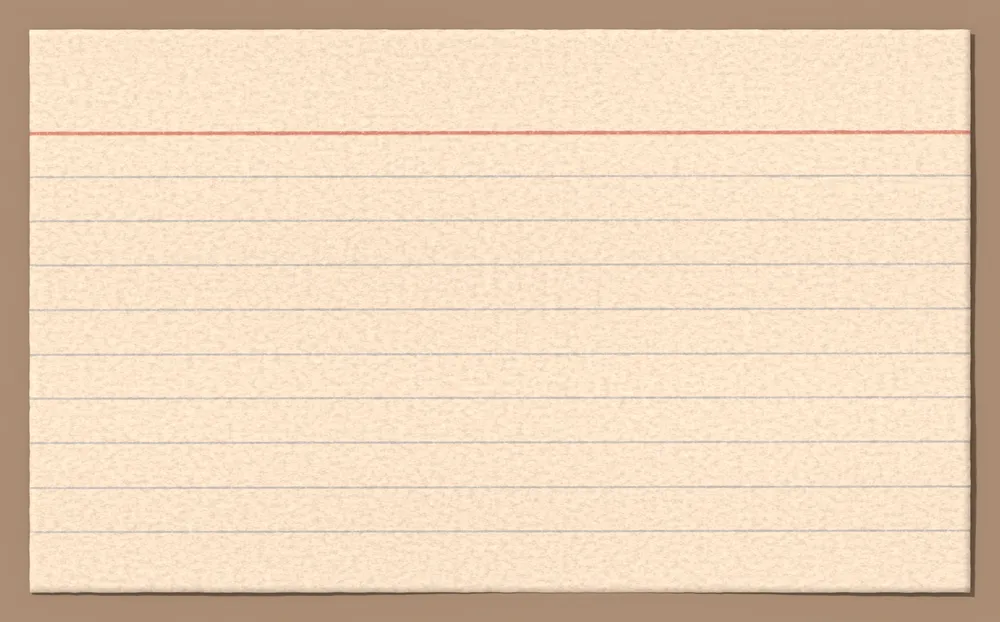
#> input picture assets/paper/index_01.webp, 1000 x 622 px, shrunk from 1800 x 1120 before the run; its folder holds 4 pictures in this run
$ python dusk_ground.py
#> lines starting #> are read from the running program, lines starting #| are printed output that depends on the picture
#!/usr/bin/env python3
"""The darkest ground a word can land on, measured from the stocks that actually ship.

    python3 tools/check/dusk_ground.py
    python3 tools/check/dusk_ground.py --out evidence/dusk_ground.json

WHY THIS EXISTS. `docs/COLOR.md` §2 derives the ink ceiling of the whole palette from one number:

    "The darkest ground a word can legitimately land on is aged stock rendered at dusk, which
     measures Y p50 0.5528 in crops/dusk_pulse.png."

Two things were wrong with that sentence, both measured at firing 36 and both confirmed
independently at firing 38 from the committed library.

  * THERE IS NO `aged` RENDER. `assets/paper` holds graph, index, legal, lined, looseleaf,
    receipt, spiral and three stickies, in day and dusk, and no `aged_*.webp` in any light.
    `Paper.aged` does exist -- as a flat swatch in `app/lib/material/palette.dart` -- which is
    how the name survived four cycles: the law cites a colour the app declares and never draws.

  * 0.5528 IS NOT THE DARKEST STOCK, IT IS A MIDDLING ONE. It is `index_02_dusk`, which this tool
    measures at 0.5530. The written stocks sit at 0.5450-0.5627 and that is the band the number
    came out of. The darkest dusk render that ships is `sticky_pink_02_dusk` at 0.4506, a tenth
    of a unit of luminance below the premise -- and the app treats a sticky as a valid ground for
    a word, which `app/test/legible_on_what_it_is_on_test.dart` has always asserted by sweeping
    every ink against `Paper.stickyPink`.

So the derivation was taking its "darkest ground" from a stock that is neither the darkest nor on
disk, and the ink it produced cleared the dusk body floor against the premise and missed it
against the library: `#464648` is 5.406:1 on 0.5528 and 4.490:1 on 0.4506, under a floor of 5.0.

WHAT THIS TOOL IS FOR. It puts the number in one place, measured rather than quoted, so the law
and the test cannot drift apart. `app/test/legible_on_what_it_is_on_test.dart` reads its output
and asserts the achromatic inks against the darkest dusk ground it names. The p50 is the median
over every pixel of the render -- the same statistic §2 quotes, so the two are comparable.

IT MEASURES THE LIBRARY, NOT A CAPTURE. §2's number came from `crops/dusk_pulse.png`, a capture
artifact, which is why nobody could check it against a file. These are the stocks themselves, read
by asset path, and the reading needs no capture and no rig.
"""
import argparse
import glob
import json
import os
import sys

ROOT = os.path.dirname(os.path.dirname(os.path.dirname(os.path.abspath(__file__))))
PAPER = os.path.join(ROOT, "assets", "paper")

# The figure §2 quotes, and the stock this tool says it really came from. Held here so that a
# re-render which moves that stock is visible as a change to the law's own premise rather than as
# a number quietly ceasing to match anything.
LAW_PREMISE = 0.5528
LAW_PREMISE_IS = "index_02_dusk"

# docs/COLOR.md §6. Held here because every number this tool derives is against it.
DUSK_BODY_FLOOR = 5.0


def luminance(arr):
    """Relative luminance, WCAG's definition, which is what every floor in this build is in."""
    import numpy as np

    a = arr / 255.0
    lin = np.where(a <= 0.04045, a / 12.92, ((a + 0.055) / 1.055) ** 2.4)
    return 0.2126 * lin[..., 0] + 0.7152 * lin[..., 1] + 0.0722 * lin[..., 2]


def measure(path):
    import numpy as np
    from PIL import Image

    arr = np.asarray(Image.open(path).convert("RGB"), dtype=np.float64)
    y = luminance(arr)
    return {
        "p2": round(float(np.percentile(y, 2)), 4),
        "p50": round(float(np.percentile(y, 50)), 4),
        "p98": round(float(np.percentile(y, 98)), 4),
    }


# ---------------------------------------------------------------------------
# THE PART THE p50 CANNOT SEE, ADDED AT FIRING 47.
#
# A p50 is the median pixel of a sheet, and a word does not land on the median pixel of a sheet.
# Every written stock in this library is PRINTED: a horizontal ruling a line of writing sits on,
# and, on legal, lined and spiral, a red vertical margin rule. Both are darker than the paper
# either side of them, and `tools/check/legibility.py` takes a run's ground over the band hugging
# its letters -- which on these stocks is as tall as the rule pitch, so the rule is in it.
#
# Measured at firing 47 on the committed dusk renders: the horizontal rules sit at Y 0.396-0.441
# and the red margin rules at Y 0.224-0.266, against the premise's 0.4506. The law has now been
# derived twice from a statistic that is lighter than the line the words are written on.
#
# Two separate numbers come out of this and they are not interchangeable:
#
#   * THE HORIZONTAL RULE is a ground a word LEGITIMATELY lands on -- that is what ruled paper is
#     for -- so it is what the ink ceiling has to be derived against. `written_ground` below.
#   * THE RED MARGIN RULE is not. At Y 0.2240 the dusk body floor of 5.0:1 would need an ink at
#     Y <= 0.0048, which is very nearly black and outside anything DIRECTION.md's stationery
#     would permit. A word laid ACROSS the margin rule cannot be rescued by any ink; it is a
#     placement defect and it is filed as its own queue item. `margin_rule` below is its number.

# How far below the sheet's own running median a row or column has to sit before it is printed
# rather than paper. The rules are 0.10-0.15 below their surround at dusk; the tooth is ~0.02.
RULE_ROW_DEV = -0.04
RULE_COL_DEV = -0.05
# The red margin rule is red: sRGB (182,121,84) on legal_01_dusk, R - B = 0.38. The spiral binding
# (0.12) and graph's grid (0.12-0.15) are not, and this is what keeps them out of the margin count.
MARGIN_MIN_WARMTH = 0.30
# A printed line is a few pixels thick. Anything thicker is a shadow, a crop edge or a band.
MAX_RULE_PX = 14
MAX_MARGIN_PX = 20
# Below this many lines it is not a ruling, it is a feature.
MIN_RULES = 4


def _erode(mask, k):
    import numpy as np

    m = mask
    for _ in range(k):
        m = (m & np.roll(m, 1, 0) & np.roll(m, -1, 0)
             & np.roll(m, 1, 1) & np.roll(m, -1, 1))
    return m


def _groups(idx, gap, longest):
    out = []
    for i in idx:
        if out and i - out[-1][-1] <= gap:
            out[-1].append(i)
        else:
            out.append([i])
    return [g for g in out if len(g) <= longest]


def _detrend(prof, half):
    import numpy as np

    n = len(prof)
    base = np.full(n, np.nan)
    for i in range(n):
        w = prof[max(0, i - half):i + half]
        w = w[~np.isnan(w)]
        if w.size > 40:
            base[i] = np.median(w)
    return prof - base


def printed_rules(path):
    """The printed rules of one stock: the horizontal ruling and the red margin, in luminance.

    Read down the middle of the sheet, which is what keeps the spiral binding, the punch holes and
    the torn edges out of it -- they are features of the sheet that a word does not land on, and
    a statistic that includes them would derive an ink against a hole.
    """
    import numpy as np
    from PIL import Image

    im = Image.open(path).convert("RGBA")
    a = np.asarray(im, dtype=np.float64) / 255.0
    rgb = a[..., :3]
    y = luminance(np.asarray(im.convert("RGB"), dtype=np.float64))
    opaque = _erode(a[..., 3] > 0.99, 10)
    h, w = y.shape

    out = {}

    x0, x1 = int(w * 0.35), int(w * 0.65)
    rows = np.array([np.median(y[r, x0:x1][opaque[r, x0:x1]])
                     if opaque[r, x0:x1].sum() > 30 else np.nan for r in range(h)])
    dev = _detrend(rows, 90)
    idx = np.where(~np.isnan(dev) & (dev < RULE_ROW_DEV))[0]
    gs = _groups(idx, 2, MAX_RULE_PX)
    if len(gs) >= MIN_RULES:
        cores = np.array([np.nanmin(rows[g]) for g in gs])
        starts = [g[0] for g in gs]
        out["horizontal"] = {
            "n": len(gs),
            "pitch": int(round(float(np.median(np.diff(starts))))) if len(starts) > 1 else None,
            # The median rule's darkest row. The median over rules rather than the darkest rule,
            # because one rule can be crossed by a shadow or a crop edge; the median cannot.
            "y": round(float(np.median(cores)), 4),
            "darkest": round(float(cores.min()), 4),
        }

    y0, y1 = int(h * 0.3), int(h * 0.7)
    cols = np.array([np.median(y[y0:y1, c][opaque[y0:y1, c]])
                     if opaque[y0:y1, c].sum() > 30 else np.nan for c in range(w)])
    dev = _detrend(cols, 90)
    idx = np.where(~np.isnan(dev) & (dev < RULE_COL_DEV))[0]
    best = None
    for g in _groups(idx, 3, MAX_MARGIN_PX):
        c = g[int(np.nanargmin(cols[g]))]
        px = rgb[y0:y1, c][opaque[y0:y1, c]]
        if px.size < 30:
            continue
        warmth = float(px[:, 0].mean() - px[:, 2].mean())
        if warmth < MARGIN_MIN_WARMTH:
            continue
        val = float(np.nanmin(cols[g]))
        if best is None or val < best["y"]:
            best = {"at": [int(g[0]), int(g[-1])], "y": round(val, 4),
                    "warmth": round(warmth, 3)}
    if best is not None:
        out["margin"] = best
    return out


def ink_for(ground, floor):
    """The luminance an ink must be at or below to clear `floor` against `ground`."""
    return round((ground + 0.05) / floor - 0.05, 4)


def main():
    ap = argparse.ArgumentParser()
    ap.add_argument("--out", default=None, help="write the report here as JSON")
    args = ap.parse_args()

    files = sorted(glob.glob(os.path.join(PAPER, "*.webp")))
    if not files:
        print(f"no paper stocks under {PAPER}", file=sys.stderr)
        return 2

    stocks = {}
    printed = {}
    for f in files:
        name = os.path.splitext(os.path.basename(f))[0]
        stocks[name] = measure(f)
#> in luminance, `lin = np.where(a <= 0.04045, a / 12.92, ((a + 0.055) / 1.055) ** 2.4)`:
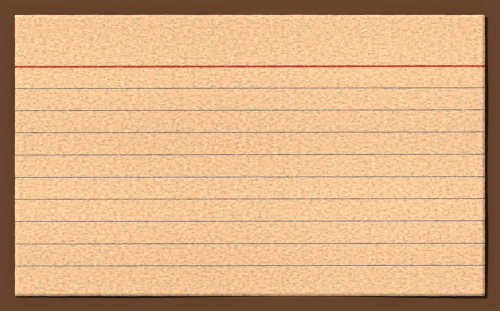
#> lin: shape (622, 1000, 3) float64 (shown at 1/2 size); mean R, G, B 0.859, 0.69, 0.521
#> in luminance, `return 0.2126 * lin[..., 0] + 0.7152 * lin[..., 1] + 0.0722 * lin[...,..`:
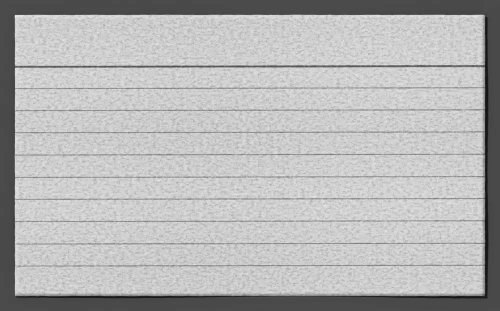
#> returned value: shape (622, 1000) float64 (shown at 1/2 size); min 0.0445, max 0.969, mean 0.714
        r = printed_rules(f)
#> in printed_rules, `rows = np.array([np.median(y[r, x0:x1][opaque[r, x0:x1]]) if opaque[r,..`: rows = 622 values, max 0.838 at index 32, min 0.187 at index 593, mean 0.745
#> in _detrend, `n = len(prof)`: n = 622
#> after the loop in _detrend, `for i in range(n):`: base = 622 values, max 0.81 at index 65, min 0.794 at index 563, mean 0.805
#> in printed_rules, `dev = _detrend(rows, 90)`: dev = 622 values, max 0.0341 at index 32, min -0.608 at index 593, mean -0.0602
#> in printed_rules, `idx = np.where(~np.isnan(dev) & (dev < RULE_ROW_DEV))[0]`: idx = 99 values from 0 to 621
#> the loop in _groups, `for i in idx:` made 99 passes
#> i on passes 31 to 38: 130, 131, 132, 133, 134, 135, 175, 176
#> after the loop in _groups, `for i in idx:`: out = 12 items
#> in printed_rules, `gs = _groups(idx, 2, MAX_RULE_PX)`: gs = [[130, 131, 132, 133, 134, 135], [175, 176, 177], [219, 220, 221], [263, 264, 265], [308, 309, 310], [353, 354, 355], [396, 397, 398], [441, 442, 443], [486, 487, 488], [530, 531, 532]]
#> in printed_rules, `cores = np.array([np.nanmin(rows[g]) for g in gs])`: cores = [0.348, 0.531, 0.536, 0.538, 0.537, 0.57, 0.553, 0.53, 0.534, 0.525]
#> in printed_rules, `starts = [g[0] for g in gs]`: starts = [130, 175, 219, 263, 308, 353, 396, 441, 486, 530]
#> in printed_rules, `cols = np.array([np.median(y[y0:y1, c][opaque[y0:y1, c]]) if opaque[y0..`: cols = 1000 values, max 0.834 at index 34, min 0.07 at index 971, mean 0.775
#> in printed_rules, `dev = _detrend(cols, 90)`: dev = 1000 values, max 0.0238 at index 34, min -0.738 at index 971, mean -0.033
#> in printed_rules, `idx = np.where(~np.isnan(dev) & (dev < RULE_COL_DEV))[0]`: idx = 65 values from 0 to 999
#> r = 1 item
        if r:
            printed[name] = r
#> pass 2 of the loop in main, `for f in files:`:
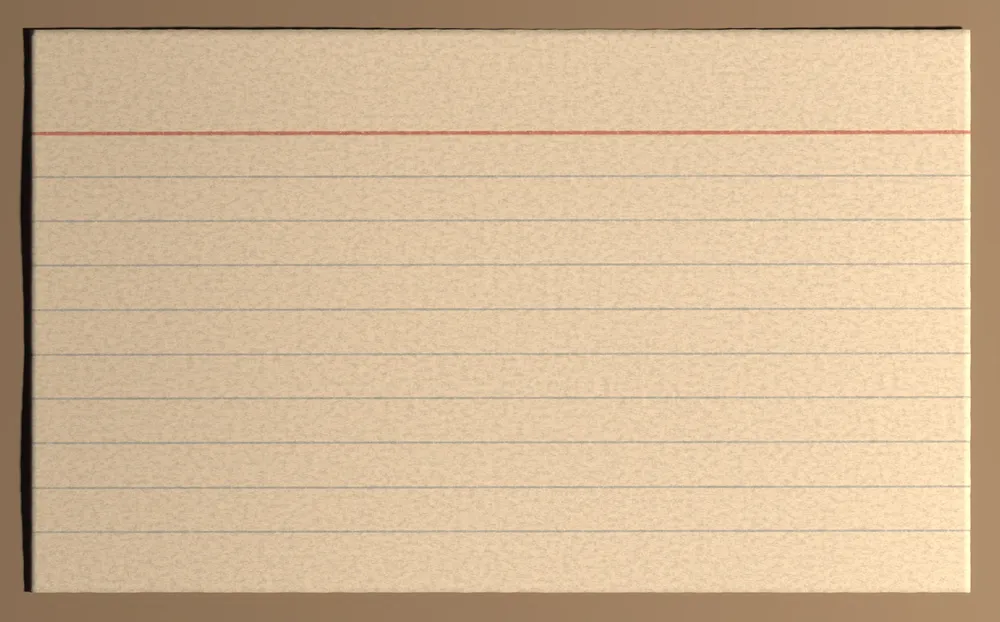
#> input picture assets/paper/index_01_dusk.webp, 1000 x 622 px, shrunk from 1800 x 1120 before the run
#> in luminance (call 3), `lin = np.where(a <= 0.04045, a / 12.92, ((a + 0.055) / 1.055) ** 2.4)`:
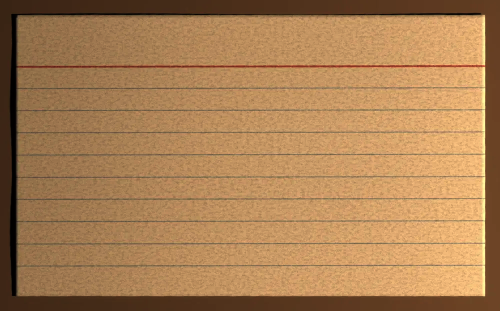
#> lin: shape (622, 1000, 3) float64 (shown at 1/2 size); mean R, G, B 0.672, 0.504, 0.331
#> in luminance (call 3), `return 0.2126 * lin[..., 0] + 0.7152 * lin[..., 1] + 0.0722 * lin[...,..`:
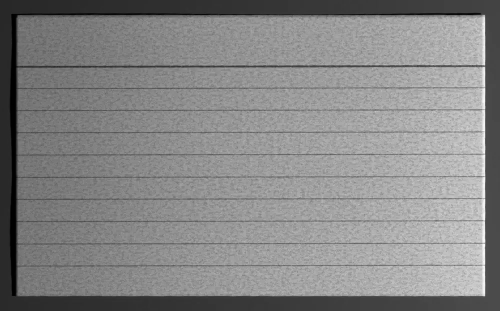
#> returned value: shape (622, 1000) float64 (shown at 1/2 size); min 0.00141, max 0.981, mean 0.528
#> pass 3 of the loop in main, `for f in files:`:
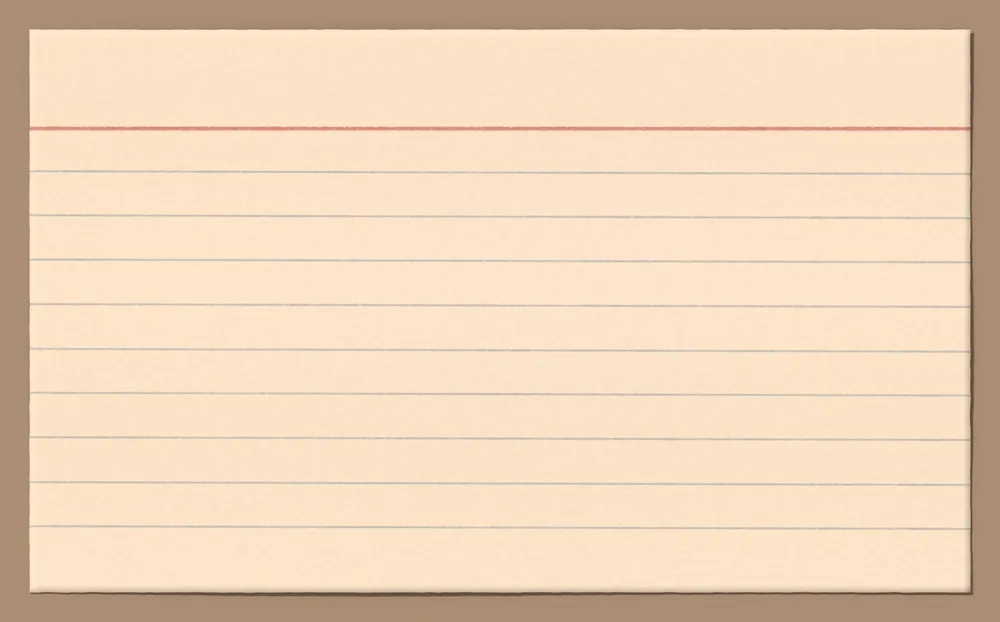
#> input picture assets/paper/index_02.webp, 1000 x 622 px, shrunk from 1800 x 1120 before the run
#> in luminance (call 5), `lin = np.where(a <= 0.04045, a / 12.92, ((a + 0.055) / 1.055) ** 2.4)`:
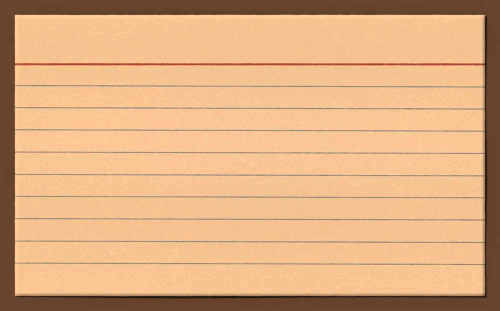
#> lin: shape (622, 1000, 3) float64 (shown at 1/2 size); mean R, G, B 0.872, 0.682, 0.509
#> in luminance (call 5), `return 0.2126 * lin[..., 0] + 0.7152 * lin[..., 1] + 0.0722 * lin[...,..`:
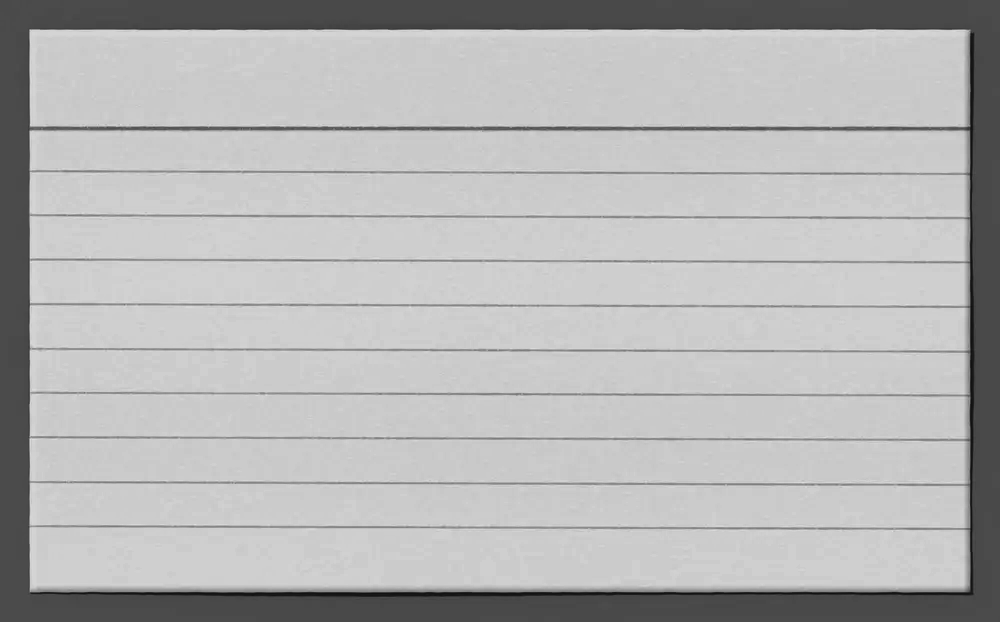
#> returned value: shape (622, 1000) float64; min 0.055, max 0.883, mean 0.71
#> the loop made 4 passes; the first 3 are shown

    dusk = {k: v for k, v in stocks.items() if k.endswith("_dusk")}
#> dusk = 2 items
    day = {k: v for k, v in stocks.items() if not k.endswith("_dusk")}
#> day = 2 items
    if not dusk:
        print("no dusk renders found", file=sys.stderr)
        return 2

    darkest = min(dusk, key=lambda k: dusk[k]["p50"])
#> darkest = 'index_02_dusk'

    # THE NUMBER THE INK IS DERIVED FROM. The darkest horizontal rule on any dusk stock: the line
    # a word is written on, on the stock where that line is darkest. Read off the renders, so it
    # needs no capture and cannot be quoted out of a screenshot the way the premise it replaces
    # was.
    ruled = {k: v["horizontal"] for k, v in printed.items()
             if k.endswith("_dusk") and "horizontal" in v}
#> ruled = 2 items
    if not ruled:
        print("no printed rules found on any dusk render", file=sys.stderr)
        return 2
    worst = min(ruled, key=lambda k: ruled[k]["y"])
#> worst = 'index_02_dusk'
    written = {
        "what": "the printed horizontal rule of a written stock at dusk -- the line a word is "
                "written ON, which is the ground the band hugging its letters is taken over",
        "stock": worst,
        "y": ruled[worst]["y"],
        "counted": len(ruled),
        "ink_at_or_below": ink_for(ruled[worst]["y"], DUSK_BODY_FLOOR),
        "lighter_than_law_premise_by": round(LAW_PREMISE - ruled[worst]["y"], 4),
        "rules": {k: ruled[k]["y"] for k in sorted(ruled, key=lambda k: ruled[k]["y"])},
    }

    # THE NUMBER NO INK CAN ANSWER. The red vertical margin rule, which a word is written BESIDE
    # and not across. Reported so that the placement defect has a figure of its own rather than
    # being averaged into the one above.
    margins = {k: v["margin"] for k, v in printed.items()
               if k.endswith("_dusk") and "margin" in v}
#> margins = 0 items
    margin = None
    if margins:
        mworst = min(margins, key=lambda k: margins[k]["y"])
        margin = {
            "what": "the red vertical margin rule, which a word is written BESIDE. A run laid "
                    "across it is a placement defect and no ink in the ladder answers it",
            "stock": mworst,
            "y": margins[mworst]["y"],
            "counted": len(margins),
            "ink_at_or_below": ink_for(margins[mworst]["y"], DUSK_BODY_FLOOR),
            "rules": {k: margins[k]["y"] for k in sorted(margins, key=lambda k: margins[k]["y"])},
        }
    report = {
        "of": "assets/paper",
        "counted": {"day": len(day), "dusk": len(dusk)},
        "darkest_dusk": {"stock": darkest, "p50": dusk[darkest]["p50"]},
        "darkest_day": {
            "stock": min(day, key=lambda k: day[k]["p50"]),
            "p50": day[min(day, key=lambda k: day[k]["p50"])]["p50"],
        } if day else None,
        # What §2 says, beside what this tool finds at that number, so the correction is legible
        # from the file rather than only from the commit that made it.
        "law_premise": {
            "quoted_in": "docs/COLOR.md §2",
            "p50": LAW_PREMISE,
            "attributed_to": "aged stock rendered at dusk",
            "no_such_render": not any(k.startswith("aged") for k in stocks),
            "actually_matches": LAW_PREMISE_IS,
            "actually_matches_p50": dusk.get(LAW_PREMISE_IS, {}).get("p50"),
            "darker_stocks_shipping": sorted(
                k for k, v in dusk.items() if v["p50"] < LAW_PREMISE),
        },
        "written_ground": written,
        "margin_rule": margin,
        "printed": printed,
        "stocks": stocks,
    }

    order = sorted(dusk, key=lambda k: dusk[k]["p50"])
#> order = ['index_02_dusk', 'index_01_dusk']
    print(f"{'Y p50':>8}  dusk stock ({len(dusk)} renders)")
#|    Y p50  dusk stock (2 renders)
    for k in order:
        mark = "  <- darkest" if k == darkest else ""
        print(f"{dusk[k]['p50']:8.4f}  {k}{mark}")
#> this loop made 2 passes
#> (k, mark) on passes 1 to 2: ('index_02_dusk', '  <- darkest'), ('index_01_dusk', '')
#> (printed output is left out)
    print()
    print(f"§2 quotes {LAW_PREMISE} as 'aged stock rendered at dusk'.")
    print(f"  no aged render exists: {report['law_premise']['no_such_render']}")
#|   no aged render exists: True
    print(f"  the number is {LAW_PREMISE_IS} at {dusk.get(LAW_PREMISE_IS, {}).get('p50')}")
#|   the number is index_02_dusk at 0.553
    print(f"  stocks darker than the premise: {len(report['law_premise']['darker_stocks_shipping'])}")
#|   stocks darker than the premise: 0
    print()
    print(f"the darkest LINE A WORD IS WRITTEN ON, over {written['counted']} ruled dusk stocks:")
#| the darkest LINE A WORD IS WRITTEN ON, over 2 ruled dusk stocks:
    print(f"  {written['stock']} at Y {written['y']}, which is {written['lighter_than_law_premise_by']} "
          f"below the premise")
#|   index_02_dusk at Y 0.4021, which is 0.1507 below the premise
    print(f"  the dusk body floor of {DUSK_BODY_FLOOR}:1 against it needs an ink at Y <= "
          f"{written['ink_at_or_below']}")
#|   the dusk body floor of 5.0:1 against it needs an ink at Y <= 0.0404
    if margin:
        print(f"the darkest RED MARGIN RULE, over {margin['counted']} dusk stocks that carry one:")
        print(f"  {margin['stock']} at Y {margin['y']}; the same floor across it would need an ink "
              f"at Y <= {margin['ink_at_or_below']}, which is very nearly black")

    if args.out:
        out = args.out if os.path.isabs(args.out) else os.path.join(ROOT, args.out)
        os.makedirs(os.path.dirname(out), exist_ok=True)
        with open(out, "w", encoding="utf-8") as f:
            json.dump(report, f, indent=1)
            f.write("\n")
        print(f"\nwrote {out}")
    return 0


if __name__ == "__main__":
    raise SystemExit(main())
#> (the program exits here)
